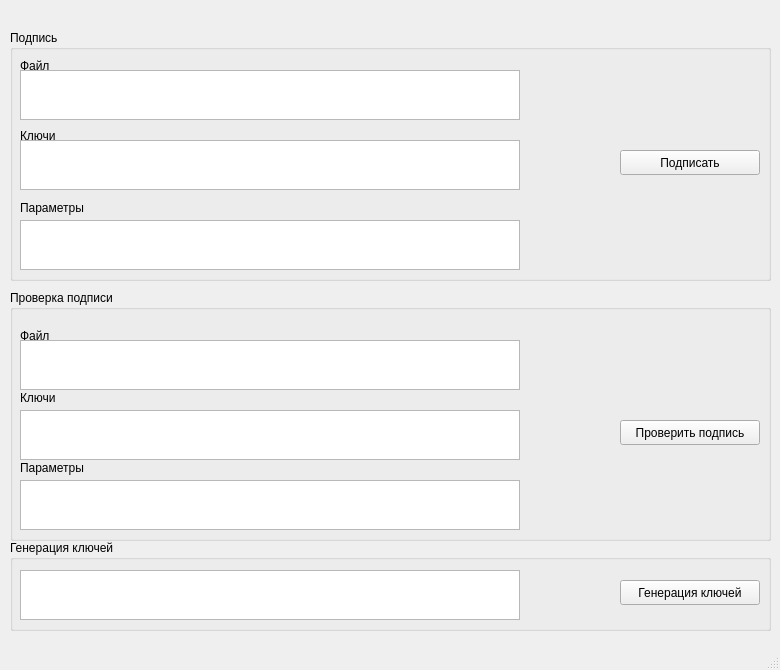
<?xml version="1.0" encoding="UTF-8"?>
<ui version="4.0">
 <class>Crypto</class>
 <widget class="QMainWindow" name="Crypto">
  <property name="geometry">
   <rect>
    <x>0</x>
    <y>0</y>
    <width>780</width>
    <height>670</height>
   </rect>
  </property>
  <property name="minimumSize">
   <size>
    <width>780</width>
    <height>670</height>
   </size>
  </property>
  <property name="maximumSize">
   <size>
    <width>780</width>
    <height>670</height>
   </size>
  </property>
  <property name="windowTitle">
   <string>Цифровая подпись</string>
  </property>
  <widget class="QWidget" name="centralwidget">
   <widget class="QGroupBox" name="groupBox">
    <property name="geometry">
     <rect>
      <x>10</x>
      <y>30</y>
      <width>761</width>
      <height>251</height>
     </rect>
    </property>
    <property name="title">
     <string>Подпись</string>
    </property>
    <widget class="QTextEdit" name="textEdit_FileNameSign">
     <property name="geometry">
      <rect>
       <x>10</x>
       <y>40</y>
       <width>500</width>
       <height>50</height>
      </rect>
     </property>
    </widget>
    <widget class="QPushButton" name="pushButton_Sign">
     <property name="geometry">
      <rect>
       <x>610</x>
       <y>120</y>
       <width>140</width>
       <height>25</height>
      </rect>
     </property>
     <property name="text">
      <string>Подписать</string>
     </property>
    </widget>
    <widget class="QTextEdit" name="textEdit_FileNameKeys">
     <property name="geometry">
      <rect>
       <x>10</x>
       <y>110</y>
       <width>500</width>
       <height>50</height>
      </rect>
     </property>
    </widget>
    <widget class="QPushButton" name="pushButton_fileInputForSign">
     <property name="geometry">
      <rect>
       <x>520</x>
       <y>50</y>
       <width>25</width>
       <height>25</height>
      </rect>
     </property>
     <property name="text">
      <string/>
     </property>
     <property name="icon">
      <iconset>
       <normaloff>../../Downloads/explorer.png</normaloff>../../Downloads/explorer.png</iconset>
     </property>
     <property name="flat">
      <bool>true</bool>
     </property>
    </widget>
    <widget class="QPushButton" name="pushButton_fileInputForSign_Keys">
     <property name="geometry">
      <rect>
       <x>520</x>
       <y>120</y>
       <width>25</width>
       <height>25</height>
      </rect>
     </property>
     <property name="text">
      <string/>
     </property>
     <property name="icon">
      <iconset>
       <normaloff>../../Downloads/explorer.png</normaloff>../../Downloads/explorer.png</iconset>
     </property>
     <property name="flat">
      <bool>true</bool>
     </property>
    </widget>
    <widget class="QTextEdit" name="textEdit_FileNameParams">
     <property name="geometry">
      <rect>
       <x>10</x>
       <y>190</y>
       <width>500</width>
       <height>50</height>
      </rect>
     </property>
    </widget>
    <widget class="QPushButton" name="pushButton_fileInputForSign_Params">
     <property name="geometry">
      <rect>
       <x>520</x>
       <y>200</y>
       <width>25</width>
       <height>25</height>
      </rect>
     </property>
     <property name="text">
      <string/>
     </property>
     <property name="icon">
      <iconset>
       <normaloff>../../Downloads/explorer.png</normaloff>../../Downloads/explorer.png</iconset>
     </property>
     <property name="flat">
      <bool>true</bool>
     </property>
    </widget>
    <widget class="QLabel" name="label">
     <property name="geometry">
      <rect>
       <x>10</x>
       <y>30</y>
       <width>37</width>
       <height>12</height>
      </rect>
     </property>
     <property name="text">
      <string>Файл</string>
     </property>
    </widget>
    <widget class="QLabel" name="label_2">
     <property name="geometry">
      <rect>
       <x>10</x>
       <y>100</y>
       <width>37</width>
       <height>12</height>
      </rect>
     </property>
     <property name="text">
      <string>Ключи</string>
     </property>
    </widget>
    <widget class="QLabel" name="label_3">
     <property name="geometry">
      <rect>
       <x>10</x>
       <y>170</y>
       <width>71</width>
       <height>16</height>
      </rect>
     </property>
     <property name="text">
      <string>Параметры</string>
     </property>
    </widget>
   </widget>
   <widget class="QGroupBox" name="groupBox_2">
    <property name="geometry">
     <rect>
      <x>10</x>
      <y>290</y>
      <width>761</width>
      <height>251</height>
     </rect>
    </property>
    <property name="title">
     <string>Проверка подписи</string>
    </property>
    <widget class="QPushButton" name="pushButton_fileInputForCheck">
     <property name="geometry">
      <rect>
       <x>520</x>
       <y>60</y>
       <width>25</width>
       <height>25</height>
      </rect>
     </property>
     <property name="text">
      <string/>
     </property>
     <property name="icon">
      <iconset>
       <normaloff>../../Downloads/explorer.png</normaloff>../../Downloads/explorer.png</iconset>
     </property>
     <property name="flat">
      <bool>true</bool>
     </property>
    </widget>
    <widget class="QPushButton" name="pushButton_CheckSign">
     <property name="geometry">
      <rect>
       <x>610</x>
       <y>130</y>
       <width>140</width>
       <height>25</height>
      </rect>
     </property>
     <property name="text">
      <string>Проверить подпись</string>
     </property>
    </widget>
    <widget class="QTextEdit" name="textEdit_FileNameCheckSign">
     <property name="geometry">
      <rect>
       <x>10</x>
       <y>50</y>
       <width>500</width>
       <height>50</height>
      </rect>
     </property>
    </widget>
    <widget class="QTextEdit" name="textEdit_FileNameCheckSign_Keys">
     <property name="geometry">
      <rect>
       <x>10</x>
       <y>120</y>
       <width>500</width>
       <height>50</height>
      </rect>
     </property>
    </widget>
    <widget class="QTextEdit" name="textEdit_FileNameCheck_Params">
     <property name="geometry">
      <rect>
       <x>10</x>
       <y>190</y>
       <width>500</width>
       <height>50</height>
      </rect>
     </property>
    </widget>
    <widget class="QPushButton" name="pushButton_fileInputForCheck_Keys">
     <property name="geometry">
      <rect>
       <x>520</x>
       <y>130</y>
       <width>25</width>
       <height>25</height>
      </rect>
     </property>
     <property name="text">
      <string/>
     </property>
     <property name="icon">
      <iconset>
       <normaloff>../../Downloads/explorer.png</normaloff>../../Downloads/explorer.png</iconset>
     </property>
     <property name="flat">
      <bool>true</bool>
     </property>
    </widget>
    <widget class="QPushButton" name="pushButton_fileInputForCheck_Params">
     <property name="geometry">
      <rect>
       <x>520</x>
       <y>200</y>
       <width>25</width>
       <height>25</height>
      </rect>
     </property>
     <property name="text">
      <string/>
     </property>
     <property name="icon">
      <iconset>
       <normaloff>../../Downloads/explorer.png</normaloff>../../Downloads/explorer.png</iconset>
     </property>
     <property name="flat">
      <bool>true</bool>
     </property>
    </widget>
    <widget class="QLabel" name="label_4">
     <property name="geometry">
      <rect>
       <x>10</x>
       <y>40</y>
       <width>37</width>
       <height>12</height>
      </rect>
     </property>
     <property name="text">
      <string>Файл</string>
     </property>
    </widget>
    <widget class="QLabel" name="label_5">
     <property name="geometry">
      <rect>
       <x>10</x>
       <y>100</y>
       <width>51</width>
       <height>16</height>
      </rect>
     </property>
     <property name="text">
      <string>Ключи</string>
     </property>
    </widget>
    <widget class="QLabel" name="label_6">
     <property name="geometry">
      <rect>
       <x>10</x>
       <y>170</y>
       <width>71</width>
       <height>16</height>
      </rect>
     </property>
     <property name="text">
      <string>Параметры</string>
     </property>
    </widget>
   </widget>
   <widget class="QGroupBox" name="groupBox_3">
    <property name="geometry">
     <rect>
      <x>10</x>
      <y>540</y>
      <width>761</width>
      <height>91</height>
     </rect>
    </property>
    <property name="title">
     <string>Генерация ключей</string>
    </property>
    <widget class="QPushButton" name="pushButton_fileInputForKeys">
     <property name="geometry">
      <rect>
       <x>520</x>
       <y>40</y>
       <width>25</width>
       <height>25</height>
      </rect>
     </property>
     <property name="text">
      <string/>
     </property>
     <property name="icon">
      <iconset>
       <normaloff>../../Downloads/explorer.png</normaloff>../../Downloads/explorer.png</iconset>
     </property>
     <property name="flat">
      <bool>true</bool>
     </property>
    </widget>
    <widget class="QPushButton" name="pushButton_Keys">
     <property name="geometry">
      <rect>
       <x>610</x>
       <y>40</y>
       <width>140</width>
       <height>25</height>
      </rect>
     </property>
     <property name="text">
      <string>Генерация ключей</string>
     </property>
    </widget>
    <widget class="QTextEdit" name="textEdit_keys">
     <property name="geometry">
      <rect>
       <x>10</x>
       <y>30</y>
       <width>500</width>
       <height>50</height>
      </rect>
     </property>
     <property name="readOnly">
      <bool>true</bool>
     </property>
    </widget>
   </widget>
   <zorder>groupBox</zorder>
   <zorder>groupBox_3</zorder>
   <zorder>groupBox_2</zorder>
  </widget>
  <widget class="QMenuBar" name="menubar">
   <property name="geometry">
    <rect>
     <x>0</x>
     <y>0</y>
     <width>780</width>
     <height>17</height>
    </rect>
   </property>
  </widget>
  <widget class="QStatusBar" name="statusbar"/>
 </widget>
 <resources/>
 <connections/>
</ui>
